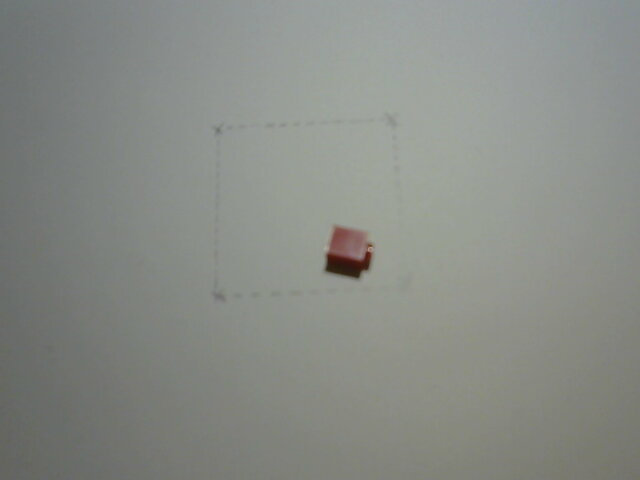
#> input picture myowndataset/Brick 1x1/2019-01-23-224207.jpg, 640 x 480 px; its folder holds only this picture in this run
$ python db_create.py
#> lines starting #> are read from the running program, lines starting #| are printed output that depends on the picture
import cv2 as cv2
# Helper libraries

from tqdm import tqdm

import numpy as np
import matplotlib.pyplot as plt

import os

from random import shuffle

train_data= 'myowndataset/'
test_data='myowndataset/'

background_image = 'background.jpg'

dataset_id = os.listdir(train_data)

BRIGHTNESS_BIAS = 90


BACKGROUND_VALUE = 180 + BRIGHTNESS_BIAS


RESOLUTION_X = 32


# INCREASE BRIGHTNESS
def increase_brightness(img, value=30):
    hsv = cv2.cvtColor(img, cv2.COLOR_BGR2HSV)
    h, s, v = cv2.split(hsv)

    v -= value

    final_hsv = cv2.merge((h, s, v))
    img = cv2.cvtColor(final_hsv, cv2.COLOR_HSV2BGR)

    return img

# CROP IMG FOR X AND Y TRAINING DATA

def crop_image_xy(img):

	xsize = 160
	# 1: x=222 y=126 2: x=420 y=309
	x1=222
	y1=126

	x2=x1+xsize
	y2=y1+xsize

	# X AND Y ARE FLIPPED
	crop_img = img[y1:y2,x1:x2]
	return crop_img

# ONLY FOR TRANSPARENT DATASET
def remove_transparency(source, bg):
	image = source
	trans_mask = image[:,:,3] == 0
	image[trans_mask] = [bg,bg,bg,bg]
	new_img = cv2.cvtColor(image, cv2.COLOR_BGRA2BGR)
	return new_img

def train_data_label():
	image_check = 0
	train_images = []
	for j in range(len(dataset_id)):
		train_data_curr = train_data + dataset_id[j] + "/"
		for i in tqdm(os.listdir(train_data_curr)):
			path = os.path.join(train_data_curr, i)
			img = cv2.imread(path, cv2.IMREAD_UNCHANGED)
#> img is the input picture: shape (480, 640, 3); mean B, G, R 134.5, 139.8, 136.5
			img = crop_image_xy(img)
#> in crop_image_xy, `crop_img = img[y1:y2,x1:x2]`:
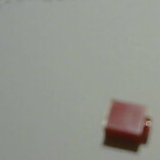
#> crop_img: shape (160, 160, 3); mean B, G, R 141.3, 148.9, 146.8
			img = cv2.cvtColor(img, cv2.COLOR_BGR2GRAY)
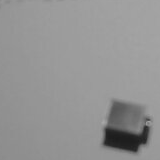
#> img: shape (160, 160); min 28, max 168, mean 147.5
			img = cv2.resize(img, (RESOLUTION_X, RESOLUTION_X))
#> img: shape (32, 32)
			image_check = img

			train_images.append([np.array(img), j])
#> pass 2 of the loop in train_data_label, `for j in range(len(dataset_id)):`:
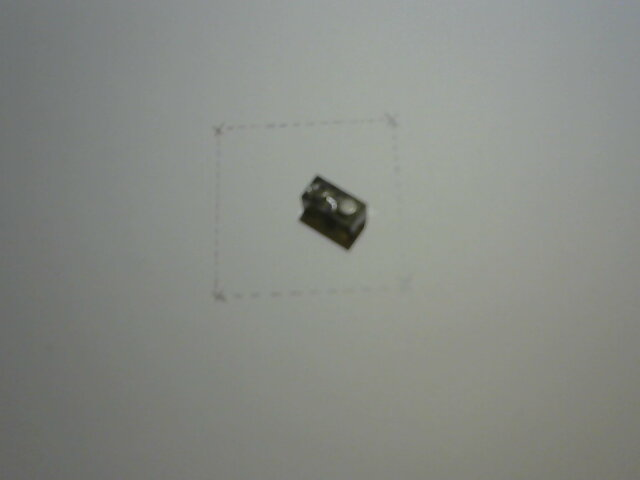
#> input picture myowndataset/Brick 1x2 Transparent/2019-01-23-224340.jpg, 640 x 480 px
#> in train_data_label, img is the input picture: shape (480, 640, 3); mean B, G, R 133.4, 138.9, 135.5
#> in crop_image_xy (call 2), `crop_img = img[y1:y2,x1:x2]`:
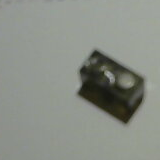
#> crop_img: shape (160, 160, 3); mean B, G, R 134.2, 142.2, 137.7
#> in train_data_label, `img = cv2.resize(img, (RESOLUTION_X, RESOLUTION_X))`:
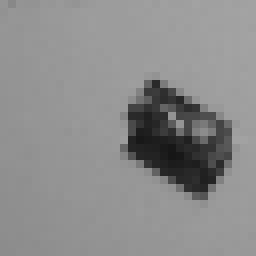
#> img: shape (32, 32) (shown 8 times larger); min 22, max 163, mean 140
	shuffle(train_images)
	#cv2.imshow("image",image_check)
	#cv2.waitKey(0)
	return train_images


def test_data_label():
	test_images = []
	for j in range(len(dataset_id)):
		test_data_curr = test_data + dataset_id[j] + "/"
		for i in tqdm(os.listdir(test_data_curr)):
			path = os.path.join(test_data_curr, i)
			img = cv2.imread(path, cv2.IMREAD_UNCHANGED)
			img = crop_image_xy(img)
			img = cv2.cvtColor(img, cv2.COLOR_BGR2GRAY)
			img = cv2.resize(img, (RESOLUTION_X, RESOLUTION_X))
			test_images.append([np.array(img), j])
	shuffle(test_images)
	return test_images


training_images = train_data_label()
#> training_images = 2 items
#> pass 2 of the loop in test_data_label, `for j in range(len(dataset_id)):`:
testing_images = test_data_label()
#> testing_images = 2 items

tr_image_data = np.array([i[0] for i in training_images]) / 255.0
#print tr_image_data
tr_lbl_data = np.array([i[1] for i in training_images])
#> tr_lbl_data = [0, 1]

tst_image_data = np.array([i[0] for i in testing_images]) / 255.0
tst_lbl_data = np.array([i[1] for i in testing_images])
#> tst_lbl_data = [0, 1]
#print training_images
#print tr_lbl_data

np.save("train_label.npy", tr_lbl_data)
np.save("train_image.npy", tr_image_data)
np.save("test_image.npy", tst_image_data)
np.save("test_label.npy", tst_lbl_data)
